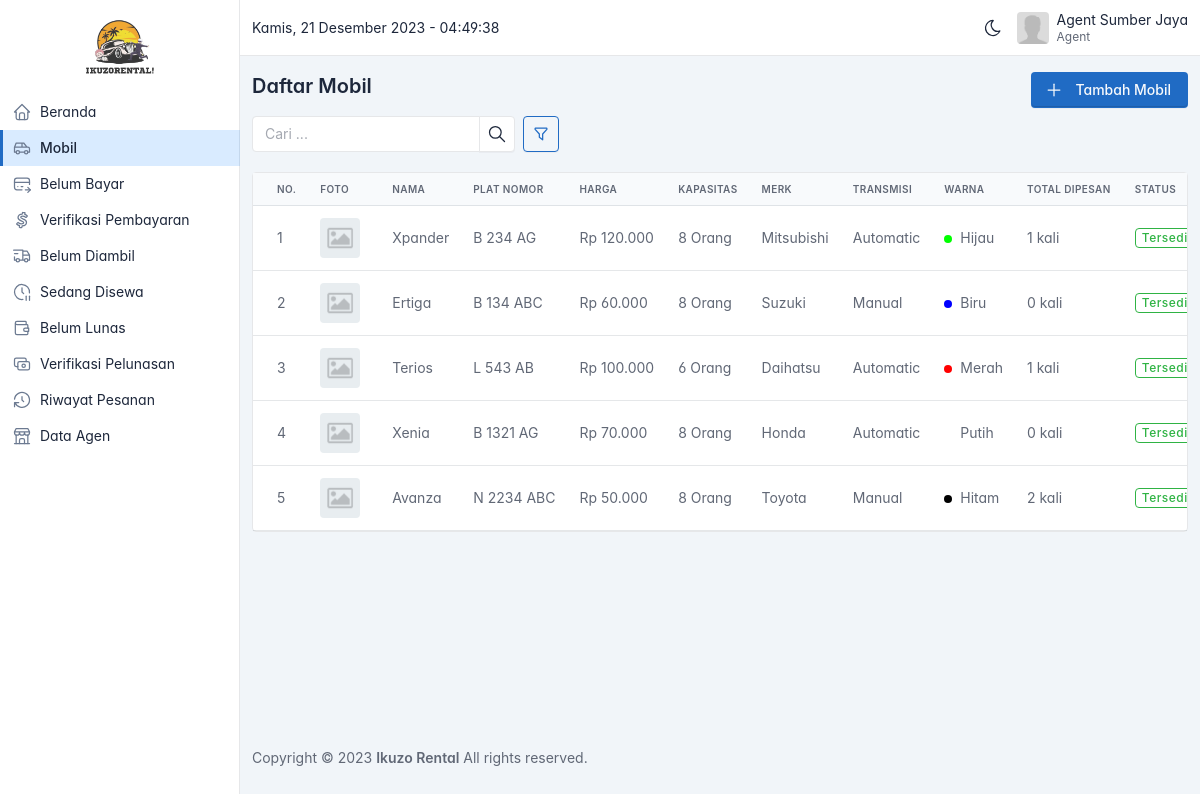
/agent/mobil.php (signed in), run on an earlier commit of the app's database.
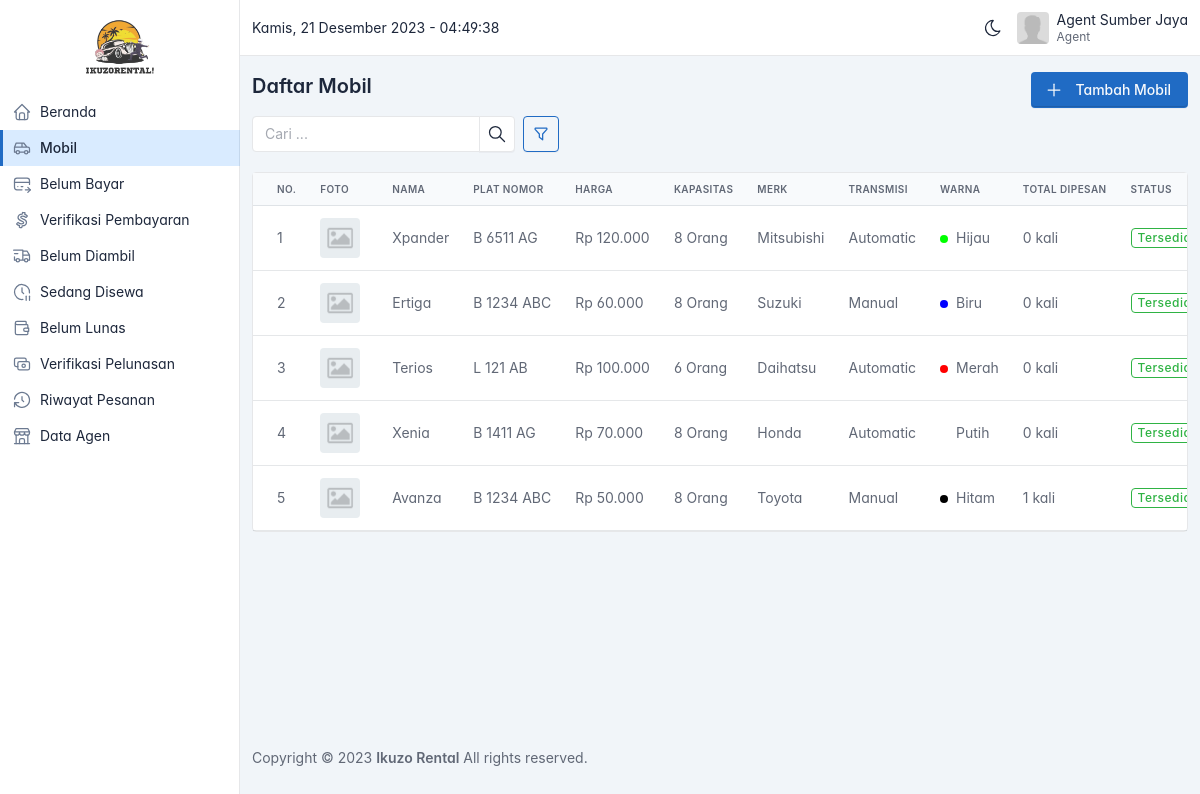
And on a later commit of the database.
### tables this page shows
CREATE TABLE `mobil` (
  `id` bigint(20) UNSIGNED NOT NULL,
  `agen_id` bigint(20) UNSIGNED NOT NULL,
  `merk_id` bigint(20) UNSIGNED NOT NULL,
  `jenis_id` bigint(20) UNSIGNED NOT NULL,
  `transmisi_id` bigint(20) UNSIGNED NOT NULL,
  `warna_id` bigint(20) UNSIGNED NOT NULL,
  `cc_id` bigint(20) UNSIGNED NOT NULL,
  `tipe_id` bigint(20) UNSIGNED NOT NULL,
  `nama` varchar(255) NOT NULL,
  `plat_nomor` varchar(255) NOT NULL,
  `tahun` varchar(255) DEFAULT NULL,
  `harga` bigint(20) NOT NULL,
  `kapasitas` int(11) NOT NULL,
  `foto` varchar(255) DEFAULT NULL,
  `status` varchar(255) NOT NULL DEFAULT 'available'
);

CREATE TABLE `merk_mobil` (
  `id` bigint(20) UNSIGNED NOT NULL,
  `nama` varchar(255) NOT NULL
);

CREATE TABLE `transmisi` (
  `id` bigint(20) UNSIGNED NOT NULL,
  `nama` varchar(255) NOT NULL
);

CREATE TABLE `warna` (
  `id` bigint(20) UNSIGNED NOT NULL,
  `nama` varchar(255) NOT NULL,
  `kode` varchar(255) NOT NULL
);

### helper/helpers.php (called while the page is built, shortened)
<?php
function asset($path)
{
  $request_uri = $_SERVER['REQUEST_URI'];
  $array = explode('/', $request_uri);
  $app_url = $array[0] . '/' . $array[1];
  return $app_url . '/assets/' . $path;
}
function format_rupiah($angka)
{
  $hasil_rupiah = "Rp " . number_format($angka, 0, ',', '.');
  return $hasil_rupiah;
}

### agent/mobil.php (the view, shortened to what the changed rows need)
<?php
include('partials/header.php');
$sortables = [
  'total_dipesan' => 'Total Dipesan',
  'nama' => 'Nama',
  'harga' => 'Harga',
  'kapasitas' => 'Kapasitas',
  'tahun' => 'Tahun',
  'status' => 'Status',
  'merk_id' => 'Merk',
  'jenis_id' => 'Jenis',
  'transmisi_id' => 'Transmisi',
  'warna_id' => 'Warna',
  'cc_id' => 'CC',
  'tipe_id' => 'Tipe',
];
$agent_id = $_SESSION['user']['agen_id'];
$query = "
  SELECT
    mobil.*,
    merk_mobil.nama AS merk,
    jenis_mobil.nama AS jenis,
    transmisi.nama AS transmisi,
    warna.nama AS warna,
    warna.kode AS kode_warna,
    IFNULL(COUNT(transaksi.id), 0) AS total_dipesan
  FROM mobil
  JOIN merk_mobil ON merk_mobil.id = mobil.merk_id
  JOIN jenis_mobil ON jenis_mobil.id = mobil.jenis_id
  JOIN transmisi ON transmisi.id = mobil.transmisi_id
  JOIN warna ON warna.id = mobil.warna_id
  LEFT JOIN transaksi ON transaksi.mobil_id = mobil.id
  WHERE mobil.agen_id = $agent_id
";
$query .= " GROUP BY mobil.id";
if (isParamsExist(['sortby'])) {
  if (!array_key_exists($_GET['sortby'], $sortables)) {
    $_GET['sortby'] = 'id';
  } else {
    $sortby = $_GET['sortby'];
  }
  $order = getValidOrder($_GET['order'] ?? 'ASC');
  $query .= " ORDER BY $sortby $order";
} else {
  $query .= " ORDER BY id DESC";
}
$result = $conn->query($query);
$cars = $result->fetch_all(MYSQLI_ASSOC);
?>
<div class="page-body">
  <div class="container-xl">
    <div class="row">
      <div class="col">
        <div class="card">
          <div class="table-responsive">
            <table class="table card-table table-vcenter text-nowrap datatable">
              <thead>
                <tr>
                  <th>No.</th>
                  <th>Foto</th>
                  <th>Nama</th>
                  <th>Plat Nomor</th>
                  <th>Harga</th>
                  <th>Kapasitas</th>
                  <th>Merk</th>
                  <th>Transmisi</th>
                  <th>Warna</th>
                  <th>Total Dipesan</th>
                  <th>Status</th>
                </tr>
              </thead>
              <tbody>
                <?php foreach ($cars as $index => $car) : ?>
                  <tr class="text-muted">
                    <td>
                      <?= $index + 1 ?>
                    </td>
                    <td>
                      <a class="avatar me-2 image-preview cursor-pointer" data-fslightbox="image-<?= $index + 1 ?>" href="<?= asset($car['foto'] != '' ? $car['foto'] : 'images/default.png') ?>" style="background-image: url(<?= asset($car['foto'] != '' ? $car['foto'] : 'images/default.png') ?>)">
                      </a>
                    </td>
                    <td>
                      <span <?= add_title_tooltip($car['nama'], 24) ?>>
                        <?= mb_strimwidth($car['nama'], 0, 24, '...') ?>
                      </span>
                    </td>
                    <td>
                      <span <?= add_title_tooltip($car['plat_nomor'], 24) ?>>
                        <?= mb_strimwidth($car['plat_nomor'], 0, 24, '...') ?>
                      </span>
                    </td>
                    <td>
                      <?= format_rupiah($car['harga']) ?>
                    </td>
                    <td>
                      <?= $car['kapasitas'] ?> Orang
                    </td>
                    <td>
                      <?= $car['merk'] ?>
                    </td>
                    <td>
                      <?= $car['transmisi'] ?>
                    </td>
                    <td>
                      <span class="badge me-1" style="background-color: <?= $car['kode_warna'] ?>;"></span>
                      <?= $car['warna'] ?>
                    </td>
                    <td>
                      <?= $car['total_dipesan'] ?> kali
                    </td>
                    <td>
                      <span class="badge badge-outline text-<?= $car['status'] == 'available' ? 'green' : 'pink' ?>">
                        <?= $car['status'] == 'available' ? 'Tersedia' : 'Tidak Tersedia' ?>
                      </span>
                    </td>
                  </tr>
                <?php endforeach ?>
              </tbody>
            </table>
          </div>
        </div>
      </div>
    </div>
  </div>
</div>
<?php include('partials/footer.php') ?>

What changed in the data, as far as the page shows it:
changed mobil "Xpander": plat_nomor "B 234 AG" → "B 6511 AG"; total_dipesan "1" → "0"
changed mobil "Ertiga": plat_nomor "B 134 ABC" → "B 1234 ABC"
changed mobil "Terios": plat_nomor "L 543 AB" → "L 121 AB"; total_dipesan "1" → "0"
changed mobil "Xenia": plat_nomor "B 1321 AG" → "B 1411 AG"
changed mobil "Avanza": plat_nomor "N 2234 ABC" → "B 1234 ABC"; total_dipesan "2" → "1"
